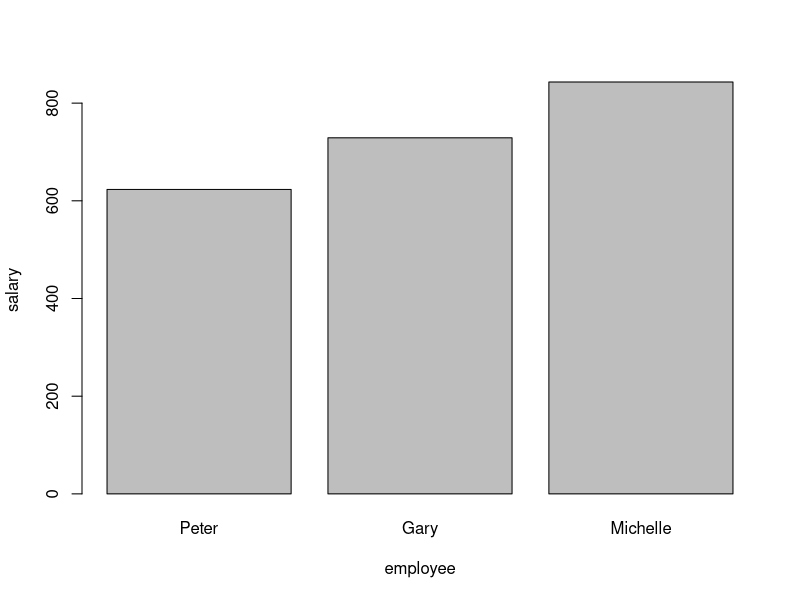
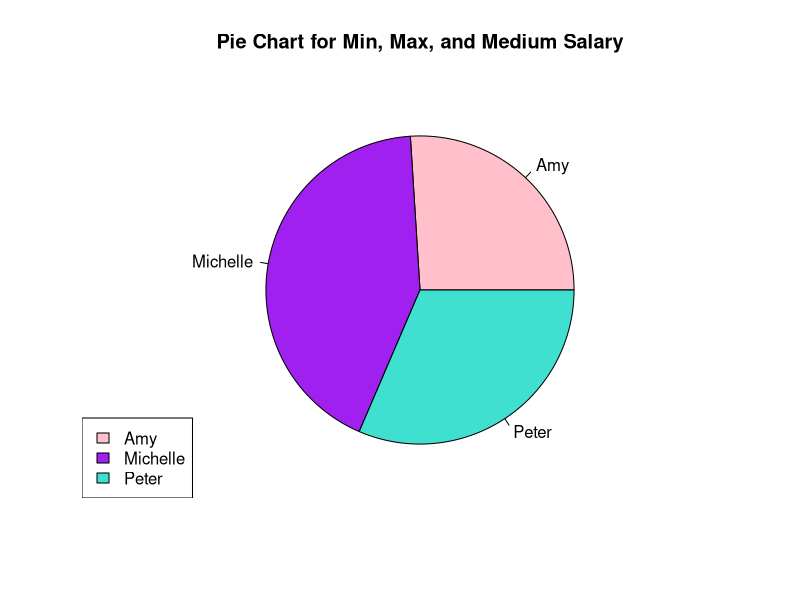

Recreate these plots in R, in order.

# Question 1
matrix1 <- matrix(c(7,2,9,4,12,13), nrow=2, ncol=3)
matrix1
matrix2 <- matrix(c(1,2,3,7,8,9,12,13,14,19,20,21), nrow=3, ncol=4)
matrix2
matrix1 %*% matrix2
# Question 2 Part A
data <- data.frame(
  id = c(1,2,3,4,5),
  name = c("Peter", "Amy", "Ryan", "Gary", "Michelle"),
  salary = c(623.30,515.20,611,729,843.25)
)
data
# Part B
new_col_df <- cbind(data, department = c("Human Resources","Front Office Admin", "IT", "Leadership", "Security"))
new_col_df
# Part C Extract 1st, 3rd, and 5th rows, with 2nd and 3rd columns, 
# using c function. (3 points).
result = new_col_df[c(1,3,5), c(2,3)]
result
# Part D
x <- c("Peter","Gary", "Michelle")
y <- c(623.30,729.00,843.25)
barplot(y, names.arg = x, xlab = "employee", ylab = "salary")
# Part E plot a bar chart to show the salary of row 1,4,5 and label the bar with people’s name correspondingly.
summary(data)
mylabel <- c("Amy", "Michelle", "Peter")
colors <- c("pink", "purple", "turquoise")
x <- c(515.2,843.2,623.3)
pie(x, label = mylabel, main = "Pie Chart for Min, Max, and Medium Salary", col = colors)
legend("bottomleft", mylabel, fill = colors)
# Question 3  Pick two functions in your final project, transfer that into R programming. 
# One function should involve “if else” (4 points), the other function should involve “for loop or while loop” (4 points).
Rockpaperscissors <- function (your_choice = c('rock','paper','scissors')){
  Y <- your_choice
  R <- sample(c('rock','paper','scissors'),1)
  if (Y == "rock" && R == "scissors"||
      Y == "scissors" && R == "paper"||
      Y == "paper" && R == "rock"){
    print ("You win!")
  } else if (R == "rock" && Y == "scissors"||
             R == "scissors" && Y == "paper"||
             R == "paper" && Y == "rock"){
    print ("You lose!")
  } else {
    print('Its a tie!')}
    while(Y== "quit")
      {
      print("game ended")
      if (Y == "rock" && R == "scissors"||
          Y == "scissors" && R == "paper"||
          Y == "paper" && R == "rock"){
        break
    }
    }
}
Rockpaperscissors("rock")
Rockpaperscissors("paper")









    
    
    
  